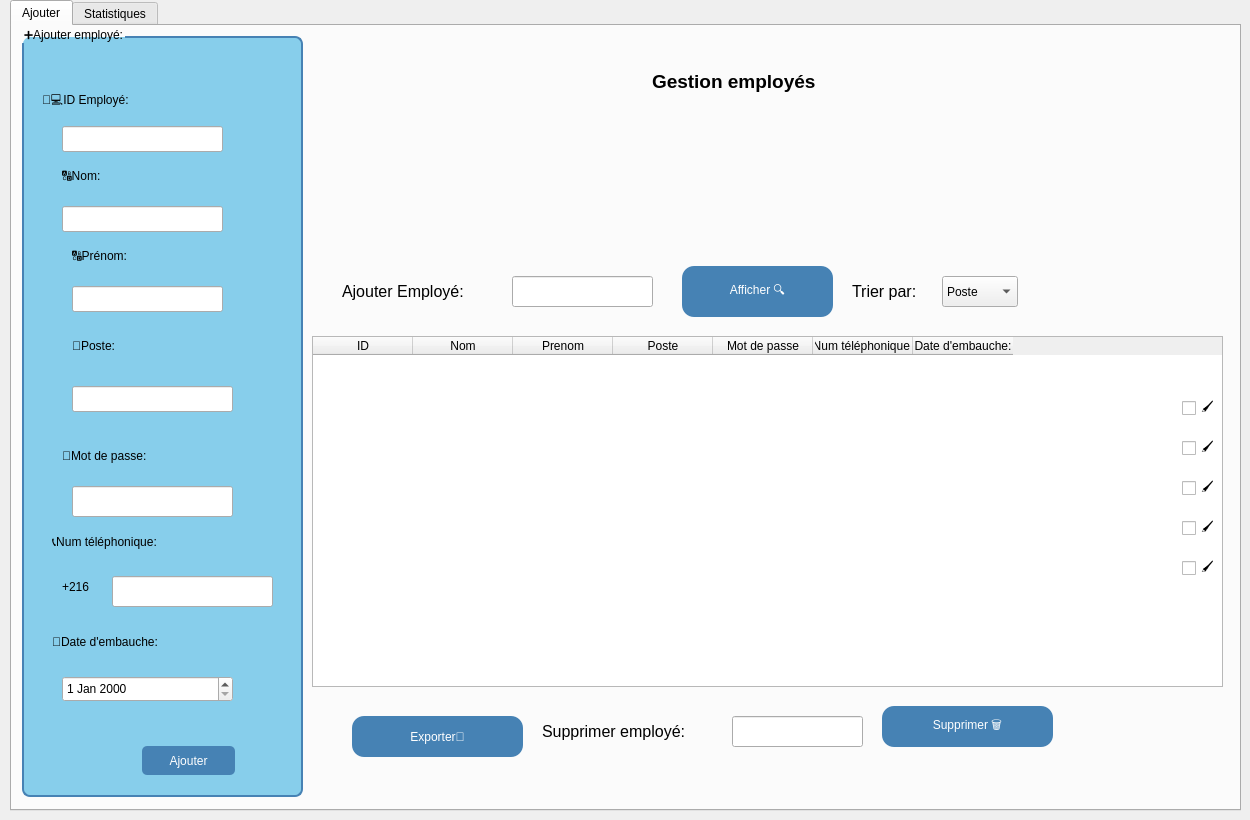
    <widget class="QWidget" name="page_2">
     <widget class="QTabWidget" name="tabWidget_2">
      <property name="geometry">
       <rect>
        <x>10</x>
        <y>0</y>
        <width>1231</width>
        <height>811</height>
       </rect>
      </property>
      <property name="currentIndex">
       <number>0</number>
      </property>
      <widget class="QWidget" name="tab_12">
       <attribute name="title">
        <string>Ajouter</string>
       </attribute>
       <widget class="QGroupBox" name="groupBox_5">
        <property name="geometry">
         <rect>
          <x>10</x>
          <y>0</y>
          <width>281</width>
          <height>771</height>
         </rect>
        </property>
        <property name="styleSheet">
         <string notr="true">QGroupBox {
	font: 900 9pt &quot;Segoe UI&quot;;
	font: 900 9pt &quot;Segoe UI&quot;;
	font: 16pt &quot;Segoe UI&quot;;
  
	background-color: rgb(135, 206, 235);
    border: 2px solid #4682B4;
    border-radius: 8px;
    margin-top: 10px;
}
QPushButton {
    background-color: #4682B4;
    color: white;
    border-radius: 5px;
    padding: 5px;
}
QPushButton:hover {
    background-color: #5A9BD5;
}</string>
        </property>
        <property name="title">
         <string>➕Ajouter employé:</string>
        </property>
        <widget class="QLabel" name="label_87">
         <property name="geometry">
          <rect>
           <x>20</x>
           <y>60</y>
           <width>161</width>
           <height>31</height>
          </rect>
         </property>
         <property name="styleSheet">
          <string notr="true">font: 12pt &quot;Segoe UI&quot;;</string>
         </property>
         <property name="text">
          <string>👨‍💻ID Employé:</string>
         </property>
        </widget>
        <widget class="QLineEdit" name="lineEdit_24">
         <property name="geometry">
          <rect>
           <x>40</x>
           <y>100</y>
           <width>161</width>
           <height>26</height>
          </rect>
         </property>
        </widget>
        <widget class="QLabel" name="label_88">
         <property name="geometry">
          <rect>
           <x>40</x>
           <y>140</y>
           <width>141</width>
           <height>20</height>
          </rect>
         </property>
         <property name="styleSheet">
          <string notr="true">font: 12pt &quot;Segoe UI&quot;;</string>
         </property>
         <property name="text">
          <string>🔠Nom:</string>
         </property>
        </widget>
        <widget class="QLineEdit" name="lineEdit_25">
         <property name="geometry">
          <rect>
           <x>40</x>
           <y>180</y>
           <width>161</width>
           <height>26</height>
          </rect>
         </property>
        </widget>
        <widget class="QLabel" name="label_89">
         <property name="geometry">
          <rect>
           <x>50</x>
           <y>220</y>
           <width>111</width>
           <height>20</height>
          </rect>
         </property>
         <property name="styleSheet">
          <string notr="true">font: 12pt &quot;Segoe UI&quot;;</string>
         </property>
         <property name="text">
          <string>🔠Prénom:</string>
         </property>
        </widget>
        <widget class="QLineEdit" name="lineEdit_26">
         <property name="geometry">
          <rect>
           <x>50</x>
           <y>260</y>
           <width>151</width>
           <height>26</height>
          </rect>
         </property>
        </widget>
        <widget class="QLabel" name="label_90">
         <property name="geometry">
          <rect>
           <x>50</x>
           <y>310</y>
           <width>121</width>
           <height>20</height>
          </rect>
         </property>
         <property name="styleSheet">
          <string notr="true">font: 12pt &quot;Segoe UI&quot;;</string>
         </property>
         <property name="text">
          <string>💼Poste:</string>
         </property>
        </widget>
        <widget class="QLineEdit" name="lineEdit_27">
         <property name="geometry">
          <rect>
           <x>50</x>
           <y>360</y>
           <width>161</width>
           <height>26</height>
          </rect>
         </property>
        </widget>
        <widget class="QLabel" name="label_91">
         <property name="geometry">
          <rect>
           <x>40</x>
           <y>420</y>
           <width>201</width>
           <height>20</height>
          </rect>
         </property>
         <property name="styleSheet">
          <string notr="true">font: 12pt &quot;Segoe UI&quot;;</string>
         </property>
         <property name="text">
          <string>🔣Mot de passe:</string>
         </property>
        </widget>
        <widget class="QLineEdit" name="lineEdit_28">
         <property name="geometry">
          <rect>
           <x>50</x>
           <y>460</y>
           <width>161</width>
           <height>31</height>
          </rect>
         </property>
        </widget>
        <widget class="QLabel" name="label_92">
         <property name="geometry">
          <rect>
           <x>30</x>
           <y>500</y>
           <width>211</width>
           <height>31</height>
          </rect>
         </property>
         <property name="styleSheet">
          <string notr="true">font: 12pt &quot;Segoe UI&quot;;</string>
         </property>
         <property name="text">
          <string>📞Num téléphonique:</string>
         </property>
        </widget>
        <widget class="QLineEdit" name="lineEdit_29">
         <property name="geometry">
          <rect>
           <x>90</x>
           <y>550</y>
           <width>161</width>
           <height>31</height>
          </rect>
         </property>
        </widget>
        <widget class="QLabel" name="label_93">
         <property name="geometry">
          <rect>
           <x>30</x>
           <y>600</y>
           <width>231</width>
           <height>31</height>
          </rect>
         </property>
         <property name="styleSheet">
          <string notr="true">font: 12pt &quot;Segoe UI&quot;;</string>
         </property>
         <property name="text">
          <string>📆Date d'embauche:</string>
         </property>
        </widget>
        <widget class="QDateEdit" name="dateEdit_5">
         <property name="geometry">
          <rect>
           <x>40</x>
           <y>650</y>
           <width>171</width>
           <height>26</height>
          </rect>
         </property>
         <property name="styleSheet">
          <string notr="true">font: 12pt &quot;Segoe UI&quot;;</string>
         </property>
        </widget>
        <widget class="QPushButton" name="pushButton_26">
         <property name="geometry">
          <rect>
           <x>120</x>
           <y>720</y>
           <width>93</width>
           <height>29</height>
          </rect>
         </property>
         <property name="text">
          <string>Ajouter</string>
         </property>
        </widget>
        <widget class="QLabel" name="label_94">
         <property name="geometry">
          <rect>
           <x>40</x>
           <y>550</y>
           <width>61</width>
           <height>21</height>
          </rect>
         </property>
         <property name="styleSheet">
          <string notr="true">font: 12pt &quot;Segoe UI&quot;;</string>
         </property>
         <property name="text">
          <string>+216</string>
         </property>
        </widget>
       </widget>
       <widget class="QTableWidget" name="tableWidget_5">
        <property name="geometry">
         <rect>
          <x>300</x>
          <y>310</y>
          <width>911</width>
          <height>351</height>
         </rect>
        </property>
        <property name="styleSheet">
         <string notr="true">background-color: #00008B;   /* أزرق غامق */
    color: white;                /* النص أبيض */
    gridline-color: white;       /* لون الخطوط */
    border-radius: 8px;          /* حواف مستديرة */
}
QHeaderView::section {
    background-color: #34495e;   /* رمادي غامق للـ header */
    color: white;
    padding: 4px;
    border: 1px solid #2c3e50;
</string>
        </property>
        <column>
         <property name="text">
          <string>ID</string>
         </property>
        </column>
        <column>
         <property name="text">
          <string>Nom</string>
         </property>
        </column>
        <column>
         <property name="text">
          <string>Prenom</string>
         </property>
        </column>
        <column>
         <property name="text">
          <string>Poste</string>
         </property>
        </column>
        <column>
         <property name="text">
          <string>Mot de passe</string>
         </property>
        </column>
        <column>
         <property name="text">
          <string>Num téléphonique:</string>
         </property>
        </column>
        <column>
         <property name="text">
          <string>Date d'embauche:</string>
         </property>
        </column>
       </widget>
       <widget class="QLabel" name="label_95">
        <property name="geometry">
         <rect>
          <x>640</x>
          <y>40</y>
          <width>371</width>
          <height>31</height>
         </rect>
        </property>
        <property name="styleSheet">
         <string notr="true">
font: 48pt &quot;Segoe UI&quot;;</string>
        </property>
        <property name="text">
         <string>&lt;html&gt;&lt;head/&gt;&lt;body&gt;&lt;p&gt;&lt;span style=&quot; font-size:14pt; font-weight:700;&quot;&gt;Gestion employés&lt;/span&gt;&lt;/p&gt;&lt;/body&gt;&lt;/html&gt;</string>
        </property>
       </widget>
       <widget class="QPushButton" name="pushButton_27">
        <property name="geometry">
         <rect>
          <x>670</x>
          <y>240</y>
          <width>151</width>
          <height>51</height>
         </rect>
        </property>
        <property name="styleSheet">
         <string notr="true">background-color: rgb(70, 130, 180);
font: 14pt &quot;Segoe UI&quot;;
font: 900 12pt &quot;Segoe UI&quot;;

    color: white;                /* لون النص */
    border-radius: 12px;         /* الحواف مدوّرة */
    padding: 8px 16px;</string>
        </property>
        <property name="text">
         <string>Afficher 🔍</string>
        </property>
       </widget>
       <widget class="QLineEdit" name="lineEdit_30">
        <property name="geometry">
         <rect>
          <x>500</x>
          <y>250</y>
          <width>141</width>
          <height>31</height>
         </rect>
        </property>
        <property name="text">
         <string/>
        </property>
       </widget>
       <widget class="QLabel" name="label_96">
        <property name="geometry">
         <rect>
          <x>330</x>
          <y>250</y>
          <width>171</width>
          <height>31</height>
         </rect>
        </property>
        <property name="text">
         <string>&lt;html&gt;&lt;head/&gt;&lt;body&gt;&lt;p&gt;&lt;span style=&quot; font-size:12pt;&quot;&gt;Ajouter Employé:&lt;/span&gt;&lt;/p&gt;&lt;/body&gt;&lt;/html&gt;</string>
        </property>
       </widget>
       <widget class="QPushButton" name="pushButton_28">
        <property name="geometry">
         <rect>
          <x>870</x>
          <y>680</y>
          <width>171</width>
          <height>41</height>
         </rect>
        </property>
        <property name="styleSheet">
         <string notr="true">background-color: rgb(70, 130, 180);
font: 14pt &quot;Segoe UI&quot;;
font: 900 12pt &quot;Segoe UI&quot;;

    color: white;                /* لون النص */
    border-radius: 12px;         /* الحواف مدوّرة */
    padding: 8px 16px;</string>
        </property>
        <property name="text">
         <string>Supprimer 🗑</string>
        </property>
       </widget>
       <widget class="QLineEdit" name="lineEdit_31">
        <property name="geometry">
         <rect>
          <x>720</x>
          <y>690</y>
          <width>131</width>
          <height>31</height>
         </rect>
        </property>
       </widget>
       <widget class="QLabel" name="label_97">
        <property name="geometry">
         <rect>
          <x>530</x>
          <y>690</y>
          <width>181</width>
          <height>31</height>
         </rect>
        </property>
        <property name="text">
         <string>&lt;html&gt;&lt;head/&gt;&lt;body&gt;&lt;p&gt;&lt;span style=&quot; font-size:12pt;&quot;&gt;Supprimer employé:&lt;/span&gt;&lt;/p&gt;&lt;/body&gt;&lt;/html&gt;</string>
        </property>
       </widget>
       <widget class="QCheckBox" name="checkBox_22">
        <property name="geometry">
         <rect>
          <x>1170</x>
          <y>530</y>
          <width>91</width>
          <height>24</height>
         </rect>
        </property>
        <property name="text">
         <string>🖌</string>
        </property>
       </widget>
       <widget class="QCheckBox" name="checkBox_23">
        <property name="geometry">
         <rect>
          <x>1170</x>
          <y>370</y>
          <width>91</width>
          <height>24</height>
         </rect>
        </property>
        <property name="text">
         <string>🖌</string>
        </property>
       </widget>
       <widget class="QCheckBox" name="checkBox_24">
        <property name="geometry">
         <rect>
          <x>1170</x>
          <y>410</y>
          <width>91</width>
          <height>24</height>
         </rect>
        </property>
        <property name="text">
         <string>🖌</string>
        </property>
       </widget>
       <widget class="QCheckBox" name="checkBox_25">
        <property name="geometry">
         <rect>
          <x>1170</x>
          <y>450</y>
          <width>91</width>
          <height>24</height>
         </rect>
        </property>
        <property name="text">
         <string>🖌</string>
        </property>
       </widget>
       <widget class="QCheckBox" name="checkBox_26">
        <property name="geometry">
         <rect>
          <x>1170</x>
          <y>490</y>
          <width>91</width>
          <height>24</height>
         </rect>
        </property>
        <property name="text">
         <string>🖌</string>
        </property>
       </widget>
       <widget class="QLabel" name="label_98">
        <property name="geometry">
         <rect>
          <x>840</x>
          <y>250</y>
          <width>91</width>
          <height>31</height>
         </rect>
        </property>
        <property name="text">
         <string>&lt;html&gt;&lt;head/&gt;&lt;body&gt;&lt;p&gt;&lt;span style=&quot; font-size:12pt;&quot;&gt;Trier par:&lt;/span&gt;&lt;/p&gt;&lt;/body&gt;&lt;/html&gt;</string>
        </property>
       </widget>
       <widget class="QComboBox" name="comboBox_8">
        <property name="geometry">
         <rect>
          <x>930</x>
          <y>250</y>
          <width>76</width>
          <height>31</height>
         </rect>
        </property>
        <item>
         <property name="text">
          <string>Poste </string>
         </property>
        </item>
        <item>
         <property name="text">
          <string>ID</string>
         </property>
        </item>
        <item>
         <property name="text">
          <string/>
         </property>
        </item>
       </widget>
       <widget class="QLabel" name="label_99">
        <property name="geometry">
         <rect>
          <x>470</x>
          <y>60</y>
          <width>751</width>
          <height>131</height>
         </rect>
        </property>
        <property name="text">
         <string/>
        </property>
        <property name="pixmap">
         <pixmap>../Capture d'écran 2025-09-29 142122.png</pixmap>
        </property>
       </widget>
       <widget class="QPushButton" name="pushButton_29">
        <property name="geometry">
         <rect>
          <x>340</x>
          <y>690</y>
          <width>171</width>
          <height>41</height>
         </rect>
        </property>
        <property name="styleSheet">
         <string notr="true">background-color: rgb(70, 130, 180);
font: 14pt &quot;Segoe UI&quot;;
font: 900 12pt &quot;Segoe UI&quot;;

    color: white;                /* لون النص */
    border-radius: 12px;         /* الحواف مدوّرة */
    padding: 8px 16px;</string>
        </property>
        <property name="text">
         <string>Exporter📑</string>
        </property>
       </widget>
       <widget class="QCheckBox" name="checkBox_27">
        <property name="geometry">
         <rect>
          <x>1270</x>
          <y>470</y>
          <width>91</width>
          <height>24</height>
         </rect>
        </property>
        <property name="text">
         <string>🖌</string>
        </property>
       </widget>
      </widget>
      <widget class="QWidget" name="tab_13">
       <attribute name="title">
        <string>Statistiques</string>
       </attribute>
       <widget class="QLabel" name="label_100">
        <property name="geometry">
         <rect>
          <x>290</x>
          <y>90</y>
          <width>751</width>
          <height>131</height>
         </rect>
        </property>
        <property name="text">
         <string/>
        </property>
        <property name="pixmap">
         <pixmap>../Capture d'écran 2025-09-29 142122.png</pixmap>
        </property>
       </widget>
      </widget>
     </widget>
    </widget>
